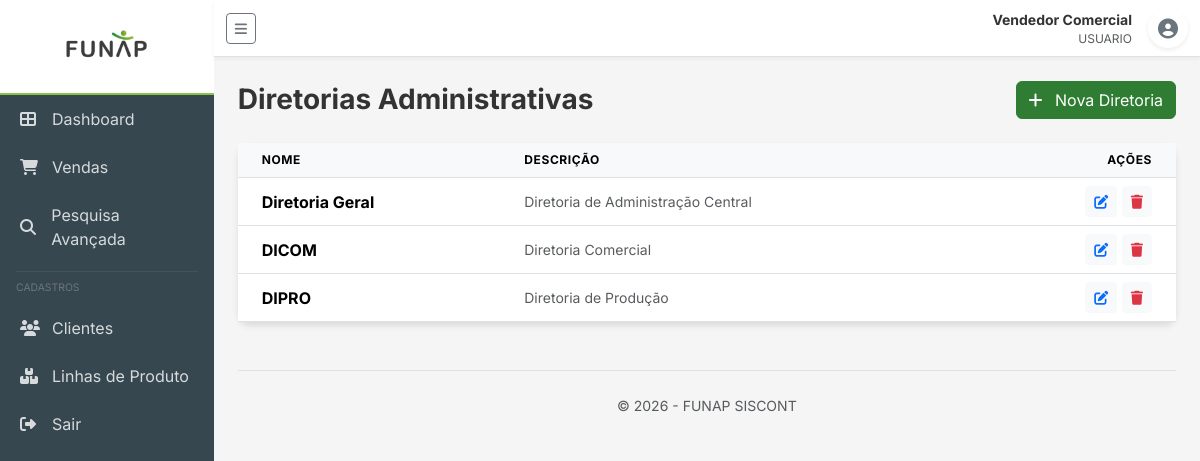
The app's page /diretorias (signed in) with its own data.
### app/models/usuario.py (models this page shows)
class Usuario(Base):
    __tablename__ = "usuarios"
    id: Mapped[int] = mapped_column(primary_key=True, index=True)
    nome: Mapped[str] = mapped_column(String(150), nullable=False)
    email: Mapped[str] = mapped_column(String(200), unique=True, nullable=False, index=True)
    senha_hash: Mapped[str] = mapped_column(String(255), nullable=False)
    perfil: Mapped[PerfilEnum] = mapped_column(SAEnum(PerfilEnum), default=PerfilEnum.usuario, nullable=False)
    ativo: Mapped[bool] = mapped_column(Boolean, default=True, nullable=False)
    diretoria_id: Mapped[int | None] = mapped_column(ForeignKey("diretorias.id"), nullable=True, index=True)
    created_at: Mapped[datetime] = mapped_column(DateTime(timezone=True), server_default=func.now())
    updated_at: Mapped[datetime] = mapped_column(
        DateTime(timezone=True), server_default=func.now(), onupdate=func.now()
    )
    diretoria: Mapped["Diretoria"] = relationship("Diretoria", back_populates="usuarios")

### app/models/diretoria.py (models this page shows)
class Diretoria(Base):
    __tablename__ = "diretorias"
    id: Mapped[int] = mapped_column(primary_key=True, index=True)
    nome: Mapped[str] = mapped_column(String(150), unique=True, nullable=False, index=True)
    descricao: Mapped[str | None] = mapped_column(Text, nullable=True)
    ativa: Mapped[bool] = mapped_column(default=True, nullable=False)
    created_at: Mapped[datetime] = mapped_column(DateTime(timezone=True), server_default=func.now())
    updated_at: Mapped[datetime] = mapped_column(
        DateTime(timezone=True), server_default=func.now(), onupdate=func.now()
    )
    usuarios: Mapped[list["Usuario"]] = relationship("Usuario", back_populates="diretoria")
    vendas: Mapped[list["Venda"]] = relationship("Venda", back_populates="diretoria")

### app/routers/diretorias.py (the view)
@router.get("")
async def list_diretorias(
    request: Request,
    db: Session = Depends(get_db),
    current_user: Usuario = Depends(security.get_current_active_user)
):
    diretorias = repo.get_multi(db)
    return templates.TemplateResponse(
        "diretorias/list.html",
        {"request": request, "diretorias": diretorias, "user": current_user}
    )

### app/templates/diretorias/list.html (shortened to what this page needs)
{% extends "base.html" %}
{% block page_title %}Diretorias Administrativas{% endblock %}
{% block actions %}
<a href="/diretorias/nova" class="btn btn-primary">
    <i class="fas fa-plus me-2"></i> Nova Diretoria
</a>
{% endblock %}
{% block content %}
<div class="card">
    <div class="card-body p-0">
        <table class="table table-hover align-middle mb-0">
            <thead class="bg-light">
                <tr>
                    <th class="ps-4">Nome</th>
                    <th>Descrição</th>
                    <th class="text-end pe-4">Ações</th>
                </tr>
            </thead>
            <tbody>
                {% for diretoria in diretorias %}
                <tr>
                    <td class="ps-4 fw-bold">{{ diretoria.nome }}</td>
                    <td class="text-muted small">{{ diretoria.descricao or '-' }}</td>
                    <td class="text-end pe-4">
                        <a href="/diretorias/{{ diretoria.id }}/editar" class="btn btn-sm btn-light text-primary"><i
                                class="fas fa-edit"></i></a>
                        <a href="/diretorias/{{ diretoria.id }}/excluir" class="btn btn-sm btn-light text-danger"
                            onclick="return confirm('Excluir diretoria?')"><i class="fas fa-trash"></i></a>
                    </td>
                </tr>
                {% endfor %}
            </tbody>
        </table>
    </div>
</div>
{% endblock %}

### app/templates/base.html (shortened to what this page needs)
<!DOCTYPE html>
<html lang="pt-br">
<head>
    <link href="https://cdn.jsdelivr.net/npm/bootstrap@5.3.2/dist/css/bootstrap.min.css" rel="stylesheet">
    <link href="https://cdnjs.cloudflare.com/ajax/libs/font-awesome/6.4.2/css/all.min.css" rel="stylesheet">
    <link href="{{ url_for('static', path='/css/styles.css') }}" rel="stylesheet">
</head>
<body>
    <div class="d-flex" id="wrapper">
        {% if user %}
        <div id="sidebar-wrapper">
            <div class="sidebar-heading">
                <img src="{{ url_for('static', path='/img/sidebar_logo.png') }}" alt="FUNAP">
            </div>
            <div class="list-group list-group-flush">
                <a href="/dashboard"
                    class="list-group-item list-group-item-action {% if request.url.path == '/dashboard' %}active{% endif %}">
                    <i class="fas fa-th-large"></i> Dashboard
                </a>
                <a href="/vendas"
                    class="list-group-item list-group-item-action {% if '/vendas' in request.url.path %}active{% endif %}">
                    <i class="fas fa-shopping-cart"></i> Vendas
                </a>
                <a href="/vendas"
                    class="list-group-item list-group-item-action {% if request.url.path == '/vendas' %}active{% endif %}">
                    <i class="fas fa-search"></i> Pesquisa Avançada
                </a>
                <hr class="mx-3 my-2 border-secondary">
                <div class="px-3 mb-2 small text-uppercase text-secondary" style="font-size: 0.65rem;">Cadastros</div>
                <a href="/clientes"
                    class="list-group-item list-group-item-action {% if '/clientes' in request.url.path %}active{% endif %}">
                    <i class="fas fa-users"></i> Clientes
                </a>
                <a href="/linhas-produto"
                    class="list-group-item list-group-item-action {% if '/linhas-produto' in request.url.path %}active{% endif %}">
                    <i class="fas fa-boxes"></i> Linhas de Produto
                </a>
                <a href="/logout" class="list-group-item list-group-item-action mt-auto text-danger">
                    <i class="fas fa-sign-out-alt"></i> Sair
                </a>
            </div>
        </div>
        {% endif %}
        <div id="page-content-wrapper">
            <nav class="navbar navbar-expand-lg navbar-light bg-light border-bottom">
                <div class="container-fluid">
                    {% if user %}
                    <button class="btn btn-outline-secondary btn-sm me-3" id="menu-toggle">
                        <i class="fas fa-bars"></i>
                    </button>
                    {% else %}
                    <img src="{{ url_for('static', path='/img/logo.png') }}" alt="Logo" style="height: 30px;"
                        class="me-2">
                    <span class="fw-bold text-success">SISCONT</span>
                    {% endif %}
                    <div class="ms-auto d-flex align-items-center">
                        {% if user %}
                        <div class="me-3 text-end d-none d-md-block">
                            <div class="small fw-bold">{{ user.nome }}</div>
                            <div class="text-muted" style="font-size: 0.75rem;">{{ user.perfil | upper }}</div>
                        </div>
                        <div class="btn-group">
                            <button type="button" class="btn btn-white rounded-circle shadow-sm"
                                data-bs-toggle="dropdown" aria-expanded="false"
                                style="width: 40px; height: 40px; padding: 0;">
                                <i class="fas fa-user-circle fa-lg text-secondary"></i>
                            </button>
                        </div>
                        {% endif %}
                    </div>
                </div>
            </nav>
            <div class="container-fluid p-4">
                <div class="d-flex justify-content-between align-items-center mb-4">
                    <h1 class="h3 mb-0 fw-bold">{% block page_title %}{% endblock %}</h1>
                    {% block actions %}{% endblock %}
                </div>
                {% block content %}{% endblock %}
                <footer class="mt-5 pt-4 text-center border-top">
                    <p class="text-muted small">© 2026 - FUNAP SISCONT</p>
                </footer>
            </div>
        </div>
    </div>
</body>
</html>

### app/static/css/styles.css (style rules this page uses)
:root { --primary-color: #2e7d32; --primary-light: #60ad5e; --primary-dark: #005005; --secondary-color: #37474f; --accent-color: #8bc34a; --background-color: #f5f5f5; --sidebar-width: 260px; --card-shadow: 0 4px 6px rgba(0, 0, 0, 0.1); --transition-speed: 0.3s; }
body { font-family: 'Inter', 'Segoe UI', Roboto, sans-serif; background-color: var(--background-color); color: #333; overflow-x: hidden; }
#sidebar-wrapper { min-height: 100vh; width: var(--sidebar-width); background: var(--secondary-color); color: white; transition: all var(--transition-speed); }
.sidebar-heading { padding: 0.25rem 0.75rem; background: #ffffff; border-bottom: 2px solid var(--accent-color); text-align: center; display: flex; justify-content: center; align-items: center; overflow: hidden; }
.sidebar-heading img { max-width: 100%; height: auto; max-height: 85px; object-fit: contain; }
.list-group-item { background: transparent !important; color: rgba(255, 255, 255, 0.8) !important; border: none !important; padding: 12px 20px !important; transition: all 0.2s; display: flex; align-items: center; gap: 12px; }
.list-group-item i { width: 20px; }
#page-content-wrapper { width: 100%; transition: all var(--transition-speed); }
.navbar { background: white !important; box-shadow: 0 2px 4px rgba(0, 0, 0, 0.05); }
.card { border: none; border-radius: 12px; box-shadow: var(--card-shadow); margin-bottom: 1.5rem; }
.btn-primary { background-color: var(--primary-color); border-color: var(--primary-color); }
.table thead th { background-color: #f8f9fa; text-transform: uppercase; font-size: 0.75rem; letter-spacing: 0.05em; border-top: none; }

### records on screen
Usuario: nome "Vendedor Comercial", perfil "USUARIO"
Diretoria: nome "Diretoria Geral", descricao "Diretoria de Administração Central"
Diretoria: nome "DICOM", descricao "Diretoria Comercial"
Diretoria: nome "DIPRO", descricao "Diretoria de Produção"
